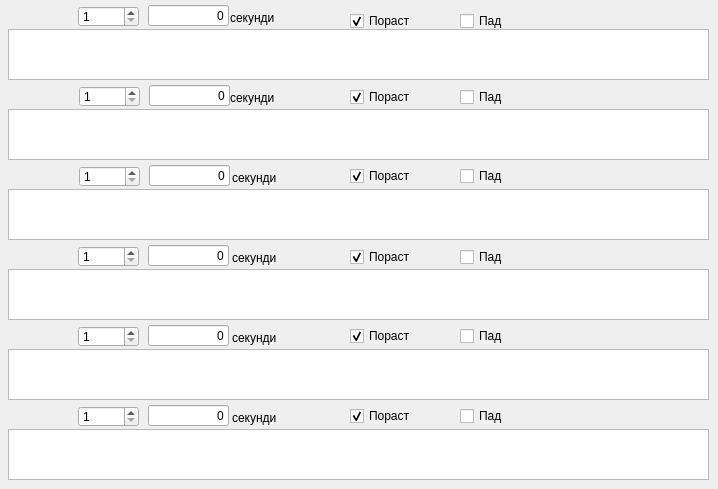
     <widget class="QWidget" name="tab_separados">
      <attribute name="title">
       <string>Поединечен Приказ</string>
      </attribute>
      <widget class="PlotWidget" name="pW_channel_5">
       <property name="geometry">
        <rect>
         <x>8</x>
         <y>349</y>
         <width>701</width>
         <height>51</height>
        </rect>
       </property>
      </widget>
      <widget class="PlotWidget" name="pW_channel_3">
       <property name="geometry">
        <rect>
         <x>8</x>
         <y>189</y>
         <width>701</width>
         <height>51</height>
        </rect>
       </property>
      </widget>
      <widget class="QSpinBox" name="sP_channel_4">
       <property name="geometry">
        <rect>
         <x>78</x>
         <y>246</y>
         <width>61</width>
         <height>21</height>
        </rect>
       </property>
       <property name="toolTip">
        <string>&lt;html&gt;&lt;head/&gt;&lt;body&gt;&lt;p&gt;Varre os tempos disparados.&lt;/p&gt;&lt;/body&gt;&lt;/html&gt;</string>
       </property>
       <property name="minimum">
        <number>1</number>
       </property>
      </widget>
      <widget class="QLineEdit" name="lE_time_1">
       <property name="geometry">
        <rect>
         <x>148</x>
         <y>5</y>
         <width>81</width>
         <height>21</height>
        </rect>
       </property>
       <property name="toolTip">
        <string>&lt;html&gt;&lt;head/&gt;&lt;body&gt;&lt;p&gt;Tempo de disparo&lt;/p&gt;&lt;/body&gt;&lt;/html&gt;</string>
       </property>
       <property name="text">
        <string>0</string>
       </property>
       <property name="alignment">
        <set>Qt::AlignRight|Qt::AlignTrailing|Qt::AlignVCenter</set>
       </property>
      </widget>
      <widget class="QSpinBox" name="sP_channel_2">
       <property name="geometry">
        <rect>
         <x>79</x>
         <y>86</y>
         <width>61</width>
         <height>21</height>
        </rect>
       </property>
       <property name="toolTip">
        <string>&lt;html&gt;&lt;head/&gt;&lt;body&gt;&lt;p&gt;Varre os tempos disparados.&lt;/p&gt;&lt;/body&gt;&lt;/html&gt;</string>
       </property>
       <property name="minimum">
        <number>1</number>
       </property>
      </widget>
      <widget class="QLineEdit" name="lE_time_5">
       <property name="geometry">
        <rect>
         <x>148</x>
         <y>325</y>
         <width>81</width>
         <height>21</height>
        </rect>
       </property>
       <property name="toolTip">
        <string>&lt;html&gt;&lt;head/&gt;&lt;body&gt;&lt;p&gt;Tempo de disparo&lt;/p&gt;&lt;/body&gt;&lt;/html&gt;</string>
       </property>
       <property name="text">
        <string>0</string>
       </property>
       <property name="alignment">
        <set>Qt::AlignRight|Qt::AlignTrailing|Qt::AlignVCenter</set>
       </property>
      </widget>
      <widget class="QCheckBox" name="cB_subida_4">
       <property name="geometry">
        <rect>
         <x>350</x>
         <y>246</y>
         <width>100</width>
         <height>22</height>
        </rect>
       </property>
       <property name="toolTip">
        <string>&lt;html&gt;&lt;head/&gt;&lt;body&gt;&lt;p&gt;Marca os tempos de disparo na subida em relação à referência&lt;/p&gt;&lt;/body&gt;&lt;/html&gt;</string>
       </property>
       <property name="text">
        <string>Пораст</string>
       </property>
       <property name="checked">
        <bool>true</bool>
       </property>
      </widget>
      <widget class="PlotWidget" name="pW_channel_4">
       <property name="geometry">
        <rect>
         <x>8</x>
         <y>269</y>
         <width>701</width>
         <height>51</height>
        </rect>
       </property>
      </widget>
      <widget class="QCheckBox" name="cB_descida_2">
       <property name="geometry">
        <rect>
         <x>460</x>
         <y>86</y>
         <width>100</width>
         <height>22</height>
        </rect>
       </property>
       <property name="toolTip">
        <string>&lt;html&gt;&lt;head/&gt;&lt;body&gt;&lt;p&gt;Marca os tempos de disparo na descida em relação à referência&lt;/p&gt;&lt;/body&gt;&lt;/html&gt;</string>
       </property>
       <property name="text">
        <string>Пад</string>
       </property>
      </widget>
      <widget class="QLabel" name="l_channel_8">
       <property name="geometry">
        <rect>
         <x>230</x>
         <y>10</y>
         <width>70</width>
         <height>16</height>
        </rect>
       </property>
       <property name="font">
        <font>
         <weight>50</weight>
         <bold>false</bold>
        </font>
       </property>
       <property name="text">
        <string>секунди</string>
       </property>
      </widget>
      <widget class="QSpinBox" name="sP_channel_3">
       <property name="geometry">
        <rect>
         <x>79</x>
         <y>166</y>
         <width>61</width>
         <height>21</height>
        </rect>
       </property>
       <property name="toolTip">
        <string>&lt;html&gt;&lt;head/&gt;&lt;body&gt;&lt;p&gt;Varre os tempos disparados.&lt;/p&gt;&lt;/body&gt;&lt;/html&gt;</string>
       </property>
       <property name="minimum">
        <number>1</number>
       </property>
      </widget>
      <widget class="QLabel" name="l_channel_12">
       <property name="geometry">
        <rect>
         <x>232</x>
         <y>410</y>
         <width>70</width>
         <height>16</height>
        </rect>
       </property>
       <property name="font">
        <font>
         <weight>50</weight>
         <bold>false</bold>
        </font>
       </property>
       <property name="text">
        <string>секунди</string>
       </property>
      </widget>
      <widget class="QLabel" name="l_channel_9">
       <property name="geometry">
        <rect>
         <x>232</x>
         <y>170</y>
         <width>70</width>
         <height>16</height>
        </rect>
       </property>
       <property name="font">
        <font>
         <weight>50</weight>
         <bold>false</bold>
        </font>
       </property>
       <property name="text">
        <string>секунди</string>
       </property>
      </widget>
      <widget class="QCheckBox" name="cB_subida_1">
       <property name="geometry">
        <rect>
         <x>350</x>
         <y>10</y>
         <width>97</width>
         <height>22</height>
        </rect>
       </property>
       <property name="toolTip">
        <string>&lt;html&gt;&lt;head/&gt;&lt;body&gt;&lt;p&gt;Marca os tempos de disparo na subida em relação à referência&lt;/p&gt;&lt;/body&gt;&lt;/html&gt;</string>
       </property>
       <property name="text">
        <string>Пораст</string>
       </property>
       <property name="checked">
        <bool>true</bool>
       </property>
      </widget>
      <widget class="QLabel" name="l_channel_10">
       <property name="geometry">
        <rect>
         <x>232</x>
         <y>250</y>
         <width>70</width>
         <height>16</height>
        </rect>
       </property>
       <property name="font">
        <font>
         <weight>50</weight>
         <bold>false</bold>
        </font>
       </property>
       <property name="text">
        <string>секунди</string>
       </property>
      </widget>
      <widget class="QLineEdit" name="lE_time_3">
       <property name="geometry">
        <rect>
         <x>149</x>
         <y>165</y>
         <width>81</width>
         <height>21</height>
        </rect>
       </property>
       <property name="toolTip">
        <string>&lt;html&gt;&lt;head/&gt;&lt;body&gt;&lt;p&gt;Tempo de disparo&lt;/p&gt;&lt;/body&gt;&lt;/html&gt;</string>
       </property>
       <property name="text">
        <string>0</string>
       </property>
       <property name="alignment">
        <set>Qt::AlignRight|Qt::AlignTrailing|Qt::AlignVCenter</set>
       </property>
      </widget>
      <widget class="PlotWidget" name="pW_channel_2">
       <property name="geometry">
        <rect>
         <x>8</x>
         <y>109</y>
         <width>701</width>
         <height>51</height>
        </rect>
       </property>
      </widget>
      <widget class="QCheckBox" name="cB_descida_5">
       <property name="geometry">
        <rect>
         <x>460</x>
         <y>325</y>
         <width>100</width>
         <height>22</height>
        </rect>
       </property>
       <property name="toolTip">
        <string>&lt;html&gt;&lt;head/&gt;&lt;body&gt;&lt;p&gt;Marca os tempos de disparo na descida em relação à referência&lt;/p&gt;&lt;/body&gt;&lt;/html&gt;</string>
       </property>
       <property name="text">
        <string>Пад</string>
       </property>
      </widget>
      <widget class="QLabel" name="l_channel_11">
       <property name="geometry">
        <rect>
         <x>232</x>
         <y>330</y>
         <width>70</width>
         <height>16</height>
        </rect>
       </property>
       <property name="font">
        <font>
         <weight>50</weight>
         <bold>false</bold>
        </font>
       </property>
       <property name="text">
        <string>секунди</string>
       </property>
      </widget>
      <widget class="QCheckBox" name="cB_descida_6">
       <property name="geometry">
        <rect>
         <x>460</x>
         <y>405</y>
         <width>100</width>
         <height>22</height>
        </rect>
       </property>
       <property name="toolTip">
        <string>&lt;html&gt;&lt;head/&gt;&lt;body&gt;&lt;p&gt;Marca os tempos de disparo na descida em relação à referência&lt;/p&gt;&lt;/body&gt;&lt;/html&gt;</string>
       </property>
       <property name="text">
        <string>Пад</string>
       </property>
      </widget>
      <widget class="QCheckBox" name="cB_subida_3">
       <property name="geometry">
        <rect>
         <x>350</x>
         <y>165</y>
         <width>100</width>
         <height>22</height>
        </rect>
       </property>
       <property name="toolTip">
        <string>&lt;html&gt;&lt;head/&gt;&lt;body&gt;&lt;p&gt;Marca os tempos de disparo na subida em relação à referência&lt;/p&gt;&lt;/body&gt;&lt;/html&gt;</string>
       </property>
       <property name="text">
        <string>Пораст</string>
       </property>
       <property name="checked">
        <bool>true</bool>
       </property>
      </widget>
      <widget class="QSpinBox" name="sP_channel_5">
       <property name="geometry">
        <rect>
         <x>78</x>
         <y>326</y>
         <width>61</width>
         <height>21</height>
        </rect>
       </property>
       <property name="toolTip">
        <string>&lt;html&gt;&lt;head/&gt;&lt;body&gt;&lt;p&gt;Varre os tempos disparados.&lt;/p&gt;&lt;/body&gt;&lt;/html&gt;</string>
       </property>
       <property name="minimum">
        <number>1</number>
       </property>
      </widget>
      <widget class="QSpinBox" name="sP_channel_6">
       <property name="geometry">
        <rect>
         <x>78</x>
         <y>406</y>
         <width>61</width>
         <height>21</height>
        </rect>
       </property>
       <property name="toolTip">
        <string>&lt;html&gt;&lt;head/&gt;&lt;body&gt;&lt;p&gt;Varre os tempos disparados.&lt;/p&gt;&lt;/body&gt;&lt;/html&gt;</string>
       </property>
       <property name="minimum">
        <number>1</number>
       </property>
      </widget>
      <widget class="QCheckBox" name="cB_subida_2">
       <property name="geometry">
        <rect>
         <x>350</x>
         <y>86</y>
         <width>100</width>
         <height>22</height>
        </rect>
       </property>
       <property name="toolTip">
        <string>&lt;html&gt;&lt;head/&gt;&lt;body&gt;&lt;p&gt;Marca os tempos de disparo na subida em relação à referência&lt;/p&gt;&lt;/body&gt;&lt;/html&gt;</string>
       </property>
       <property name="text">
        <string>Пораст</string>
       </property>
       <property name="checked">
        <bool>true</bool>
       </property>
      </widget>
      <widget class="QSpinBox" name="sP_channel_1">
       <property name="geometry">
        <rect>
         <x>78</x>
         <y>6</y>
         <width>61</width>
         <height>21</height>
        </rect>
       </property>
       <property name="toolTip">
        <string>&lt;html&gt;&lt;head/&gt;&lt;body&gt;&lt;p&gt;Varre os tempos disparados.&lt;/p&gt;&lt;/body&gt;&lt;/html&gt;</string>
       </property>
       <property name="minimum">
        <number>1</number>
       </property>
      </widget>
      <widget class="QCheckBox" name="cB_descida_4">
       <property name="geometry">
        <rect>
         <x>460</x>
         <y>246</y>
         <width>100</width>
         <height>22</height>
        </rect>
       </property>
       <property name="toolTip">
        <string>&lt;html&gt;&lt;head/&gt;&lt;body&gt;&lt;p&gt;Marca os tempos de disparo na descida em relação à referência&lt;/p&gt;&lt;/body&gt;&lt;/html&gt;</string>
       </property>
       <property name="text">
        <string>Пад</string>
       </property>
      </widget>
      <widget class="QCheckBox" name="cB_subida_5">
       <property name="geometry">
        <rect>
         <x>350</x>
         <y>325</y>
         <width>100</width>
         <height>22</height>
        </rect>
       </property>
       <property name="toolTip">
        <string>&lt;html&gt;&lt;head/&gt;&lt;body&gt;&lt;p&gt;Marca os tempos de disparo na subida em relação à referência&lt;/p&gt;&lt;/body&gt;&lt;/html&gt;</string>
       </property>
       <property name="text">
        <string>Пораст</string>
       </property>
       <property name="checked">
        <bool>true</bool>
       </property>
      </widget>
      <widget class="PlotWidget" name="pW_channel_6">
       <property name="geometry">
        <rect>
         <x>8</x>
         <y>429</y>
         <width>701</width>
         <height>51</height>
        </rect>
       </property>
      </widget>
      <widget class="QCheckBox" name="cB_descida_3">
       <property name="geometry">
        <rect>
         <x>460</x>
         <y>165</y>
         <width>100</width>
         <height>22</height>
        </rect>
       </property>
       <property name="toolTip">
        <string>&lt;html&gt;&lt;head/&gt;&lt;body&gt;&lt;p&gt;Marca os tempos de disparo na descida em relação à referência&lt;/p&gt;&lt;/body&gt;&lt;/html&gt;</string>
       </property>
       <property name="text">
        <string>Пад</string>
       </property>
      </widget>
      <widget class="QCheckBox" name="cB_subida_6">
       <property name="geometry">
        <rect>
         <x>350</x>
         <y>405</y>
         <width>100</width>
         <height>22</height>
        </rect>
       </property>
       <property name="toolTip">
        <string>&lt;html&gt;&lt;head/&gt;&lt;body&gt;&lt;p&gt;Marca os tempos de disparo na subida em relação à referência&lt;/p&gt;&lt;/body&gt;&lt;/html&gt;</string>
       </property>
       <property name="text">
        <string>Пораст</string>
       </property>
       <property name="checked">
        <bool>true</bool>
       </property>
      </widget>
      <widget class="QLineEdit" name="lE_time_6">
       <property name="geometry">
        <rect>
         <x>148</x>
         <y>405</y>
         <width>81</width>
         <height>21</height>
        </rect>
       </property>
       <property name="toolTip">
        <string>&lt;html&gt;&lt;head/&gt;&lt;body&gt;&lt;p&gt;Tempo de disparo&lt;/p&gt;&lt;/body&gt;&lt;/html&gt;</string>
       </property>
       <property name="text">
        <string>0</string>
       </property>
       <property name="alignment">
        <set>Qt::AlignRight|Qt::AlignTrailing|Qt::AlignVCenter</set>
       </property>
      </widget>
      <widget class="QLineEdit" name="lE_time_2">
       <property name="geometry">
        <rect>
         <x>149</x>
         <y>85</y>
         <width>81</width>
         <height>21</height>
        </rect>
       </property>
       <property name="toolTip">
        <string>&lt;html&gt;&lt;head/&gt;&lt;body&gt;&lt;p&gt;Tempo de disparo&lt;/p&gt;&lt;/body&gt;&lt;/html&gt;</string>
       </property>
       <property name="text">
        <string>0</string>
       </property>
       <property name="alignment">
        <set>Qt::AlignRight|Qt::AlignTrailing|Qt::AlignVCenter</set>
       </property>
      </widget>
      <widget class="QCheckBox" name="cB_descida_1">
       <property name="geometry">
        <rect>
         <x>460</x>
         <y>10</y>
         <width>97</width>
         <height>22</height>
        </rect>
       </property>
       <property name="toolTip">
        <string>&lt;html&gt;&lt;head/&gt;&lt;body&gt;&lt;p&gt;Marca os tempos de disparo na descida em relação à referência&lt;/p&gt;&lt;/body&gt;&lt;/html&gt;</string>
       </property>
       <property name="text">
        <string>Пад</string>
       </property>
      </widget>
      <widget class="QLineEdit" name="lE_time_4">
       <property name="geometry">
        <rect>
         <x>148</x>
         <y>245</y>
         <width>81</width>
         <height>21</height>
        </rect>
       </property>
       <property name="toolTip">
        <string>&lt;html&gt;&lt;head/&gt;&lt;body&gt;&lt;p&gt;Tempo de disparo&lt;/p&gt;&lt;/body&gt;&lt;/html&gt;</string>
       </property>
       <property name="text">
        <string>0</string>
       </property>
       <property name="alignment">
        <set>Qt::AlignRight|Qt::AlignTrailing|Qt::AlignVCenter</set>
       </property>
      </widget>
      <widget class="PlotWidget" name="pW_channel_1">
       <property name="geometry">
        <rect>
         <x>8</x>
         <y>29</y>
         <width>701</width>
         <height>51</height>
        </rect>
       </property>
      </widget>
      <widget class="QLabel" name="l_channel_13">
       <property name="geometry">
        <rect>
         <x>230</x>
         <y>90</y>
         <width>70</width>
         <height>16</height>
        </rect>
       </property>
       <property name="font">
        <font>
         <weight>50</weight>
         <bold>false</bold>
        </font>
       </property>
       <property name="text">
        <string>секунди</string>
       </property>
      </widget>
     </widget>
